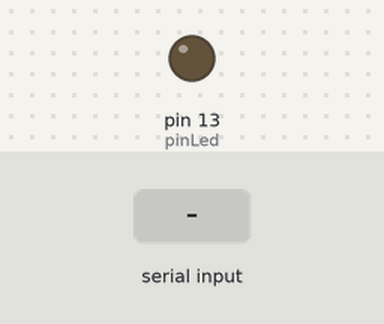
The sketch below on a simulated Arduino Uno, built with avr-gcc and run on an emulated ATmega328P. Parts: output pins drawn as LEDs (lit = HIGH). Inputs (shaded band) come from the test bench. What the sketch prints to the serial monitor is not drawn.

Above: at 1.2 s.
1.3 s: "O" received over Serial
At 2.2 s:
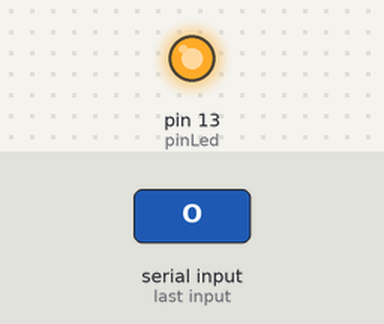
2.8 s: "1" received over Serial
At 3.3 s:
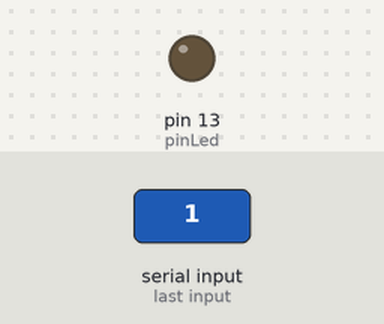
Timing chart, 0 to 5.8 s (numbered marks = the images above; inputs shaded):
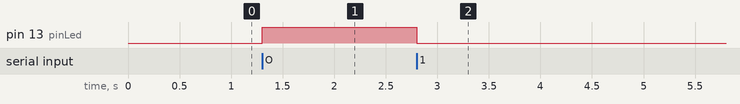

The sketch:

serialApplicationSerialEvent.ino
```cpp
const int pinLed=13;

void setup() {
Serial.begin(115200);

pinMode(13, OUTPUT);

Serial.println(" O : LED 켜기 / X : LED 끄기 ");

}

void loop() {


}

void serialEvent(){
  char ch;
  ch=Serial.read();
  Serial.println("입력된 값 : " +   String(ch));

  if(ch == 'O'){   // 입력된 값이 영어 O일 경우
    Serial.println("LED ON");
    digitalWrite(13, HIGH);
  }
  else {  // 입력된 값이 영어 O가 아닐 경우
    Serial.println("LED OFF");
    digitalWrite(13, LOW);
  }
}
```

Measured:
- after the input at 1.3 s, pin 13 (pinLed): LOW → HIGH at once
- after the input at 2.8 s, pin 13 (pinLed): HIGH → LOW at once
